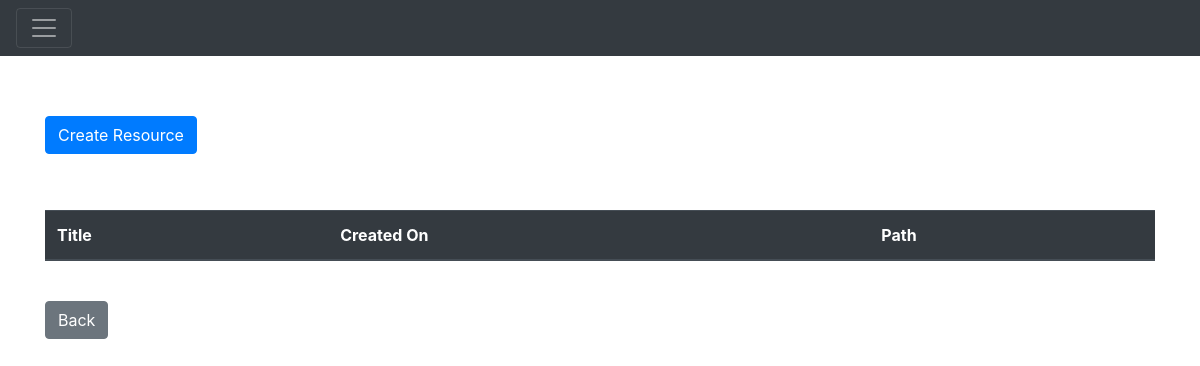
The page /resources/2 on the database as committed earlier.
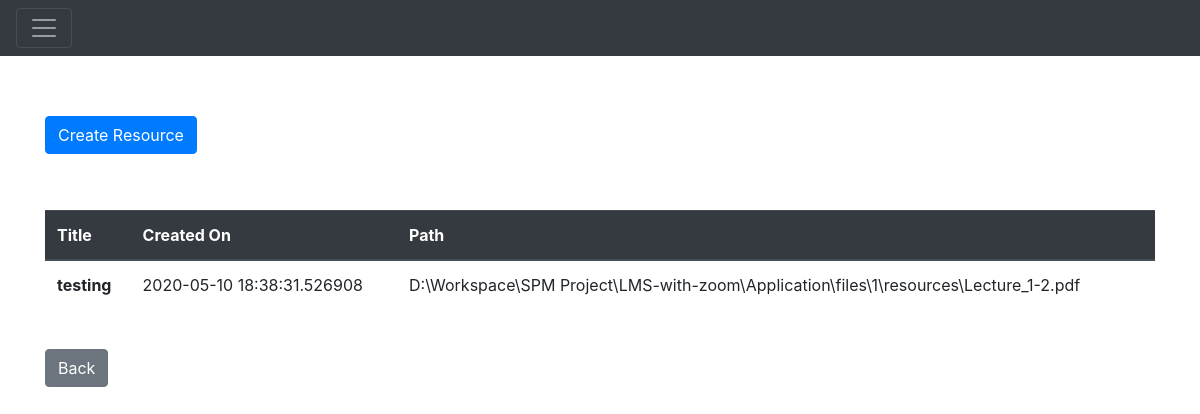
The same page on the database as committed later.
### Application/models.py (models this page shows)
class Resource(db.Model):
    __tablename__ = "resources"
    resourceId = db.Column(
        db.Integer,
        primary_key=True,
        autoincrement=True
    )
    resourceName = db.Column(
        db.String(250),
        nullable=False
    )
    filePath = db.Column(
        db.String(250)
    )
    uploadedDate = db.Column(
        db.DateTime,
        default=datetime.datetime.utcnow()
    )
    courseId = db.Column(db.Integer, db.ForeignKey('courses.courseId'))
    course = relationship("Course")

### Application/resources.py (the view)
@app.route('/resources/<id>', methods=['GET'])
def getResourcesByCourse(id):
    resources = models.Resource.query.filter_by(courseId=id).all()
    return render_template('resources.html', resources=resources, course_id=id)

### Application/templates/resources.html (shortened to what this page needs)
{% extends 'main.html' %}
{% block head %}
{{ super() }}
{% endblock %}
{% block body %}
{{ super() }}
<div class="container" style="margin-top: 5%">
    <button type="button" class="btn btn-primary" data-toggle="modal" data-target="#resourceModal">
        Create Resource
    </button>
    <table class="table" style="margin-top: 5%">
        <thead class="thead-dark">
        <tr>
            <th scope="col">Title</th>
            <th scope="col">Created On</th>
            <th scope="col">Path</th>
        </tr>
        </thead>
        <tbody>
        {% for resource in resources %}
        <tr>
            <th scope="row">{{resource.resourceName}}</th>
            <td>{{resource.uploadedDate}}</td>
            <td>{{resource.filePath}}</td>
        </tr>
        {% endfor %}
        </tbody>
    </table>
    <br>
    <a class="btn btn-secondary" href={{ url_for('coursesite' ,id=course_id) }}> Back</a>
</div>
{% endblock %}

Rows that differ between the two databases and show on the page:
now on this page (row edited): Resource: resourceName "testing", uploadedDate "2020-05-10 18:38:31.526908", filePath "D:\\Workspace\\SPM Project\\LMS-with-zoom\\Application\\files\\1\\resources\\Lecture_1-2.pdf"
